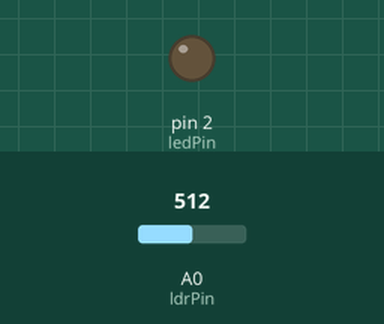
This sketch was run on a simulated Arduino Uno, built with avr-gcc and run on an emulated ATmega328P. On the bench: output pins drawn as LEDs (lit = HIGH). The inputs (shaded band) are chosen by the test bench; at power-on: A0 (ldrPin) = 512.

Above: at 1.2 s.
1.3 s: A0 (ldrPin) set to 310
2.8 s: A0 (ldrPin) set to 292
At 4.0 s:
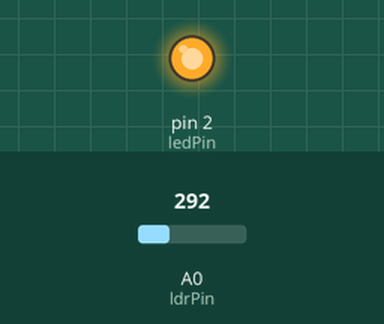
4.3 s: A0 (ldrPin) set to 306
At 5.3 s:
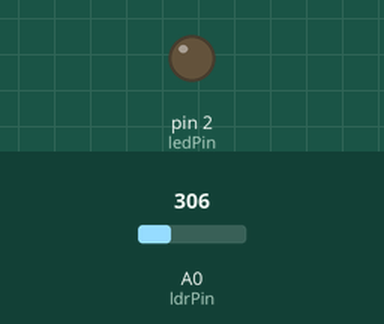
5.8 s: A0 (ldrPin) set to 290
At 6.4 s:
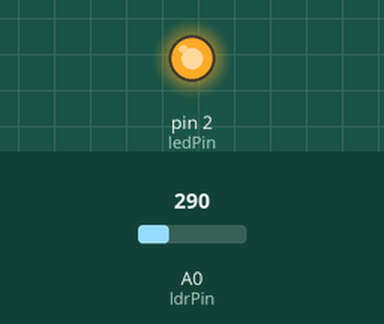
Timing chart, 0 to 8.3 s (numbered marks = the images above; inputs shaded):
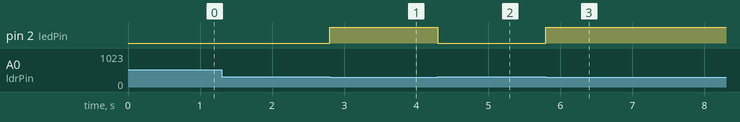

The sketch:

Night-Detector.ino
```cpp
const int ledPin = 2;
const int ldrPin = A0;

void setup() {
  pinMode(ledPin, OUTPUT);
  pinMode(ldrPin, INPUT);

}

void loop() {

int ldrStatus = analogRead(ldrPin);

 if (ldrStatus >=300) {
   digitalWrite(ledPin, LOW);
  }

  else {
    digitalWrite(ledPin, HIGH);
    }
}
```

Measured:
- the behaviour switches between 300 and 299 on A0 (ldrPin) (found by bisection; images 0 and 1)
- after the input at 1.3 s, every drawn part: stays the same
- after the input at 2.8 s, pin 2 (ledPin): LOW → HIGH at once
- after the input at 4.3 s, pin 2 (ledPin): HIGH → LOW at once
- after the input at 5.8 s, pin 2 (ledPin): LOW → HIGH at once
